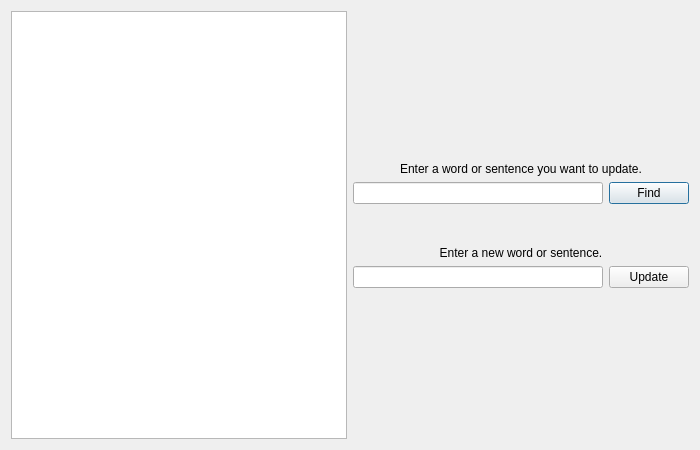
<?xml version="1.0" encoding="UTF-8"?>
<ui version="4.0">
 <class>FileUpdate</class>
 <widget class="QDialog" name="FileUpdate">
  <property name="geometry">
   <rect>
    <x>0</x>
    <y>0</y>
    <width>700</width>
    <height>450</height>
   </rect>
  </property>
  <property name="windowTitle">
   <string>Dialog</string>
  </property>
  <layout class="QHBoxLayout" name="horizontalLayout_3">
   <item>
    <widget class="QTextEdit" name="fileContent"/>
   </item>
   <item>
    <layout class="QVBoxLayout" name="verticalLayout" stretch="1,0,0,0,0,0,1">
     <item>
      <widget class="QWidget" name="widget_1" native="true">
       <property name="sizePolicy">
        <sizepolicy hsizetype="Preferred" vsizetype="Expanding">
         <horstretch>0</horstretch>
         <verstretch>0</verstretch>
        </sizepolicy>
       </property>
      </widget>
     </item>
     <item>
      <widget class="QLabel" name="label_1">
       <property name="sizePolicy">
        <sizepolicy hsizetype="Preferred" vsizetype="Fixed">
         <horstretch>0</horstretch>
         <verstretch>0</verstretch>
        </sizepolicy>
       </property>
       <property name="text">
        <string>Enter a word or sentence you want to update.</string>
       </property>
       <property name="alignment">
        <set>Qt::AlignmentFlag::AlignCenter</set>
       </property>
      </widget>
     </item>
     <item>
      <layout class="QHBoxLayout" name="horizontalLayout">
       <item>
        <widget class="QLineEdit" name="lineEdit_find">
         <property name="alignment">
          <set>Qt::AlignmentFlag::AlignCenter</set>
         </property>
        </widget>
       </item>
       <item>
        <widget class="QPushButton" name="btn_find">
         <property name="sizePolicy">
          <sizepolicy hsizetype="Preferred" vsizetype="Fixed">
           <horstretch>0</horstretch>
           <verstretch>0</verstretch>
          </sizepolicy>
         </property>
         <property name="text">
          <string>Find</string>
         </property>
        </widget>
       </item>
      </layout>
     </item>
     <item>
      <widget class="QWidget" name="widget_2" native="true">
       <property name="minimumSize">
        <size>
         <width>0</width>
         <height>30</height>
        </size>
       </property>
      </widget>
     </item>
     <item>
      <widget class="QLabel" name="label_2">
       <property name="sizePolicy">
        <sizepolicy hsizetype="Preferred" vsizetype="Fixed">
         <horstretch>0</horstretch>
         <verstretch>0</verstretch>
        </sizepolicy>
       </property>
       <property name="text">
        <string>Enter a new word or sentence.</string>
       </property>
       <property name="alignment">
        <set>Qt::AlignmentFlag::AlignCenter</set>
       </property>
      </widget>
     </item>
     <item>
      <layout class="QHBoxLayout" name="horizontalLayout_2">
       <item>
        <widget class="QLineEdit" name="lineEdit_update">
         <property name="alignment">
          <set>Qt::AlignmentFlag::AlignCenter</set>
         </property>
        </widget>
       </item>
       <item>
        <widget class="QPushButton" name="btn_update">
         <property name="sizePolicy">
          <sizepolicy hsizetype="Preferred" vsizetype="Fixed">
           <horstretch>0</horstretch>
           <verstretch>0</verstretch>
          </sizepolicy>
         </property>
         <property name="text">
          <string>Update</string>
         </property>
        </widget>
       </item>
      </layout>
     </item>
     <item>
      <widget class="QWidget" name="widget_3" native="true"/>
     </item>
    </layout>
   </item>
  </layout>
 </widget>
 <resources/>
 <connections/>
</ui>
